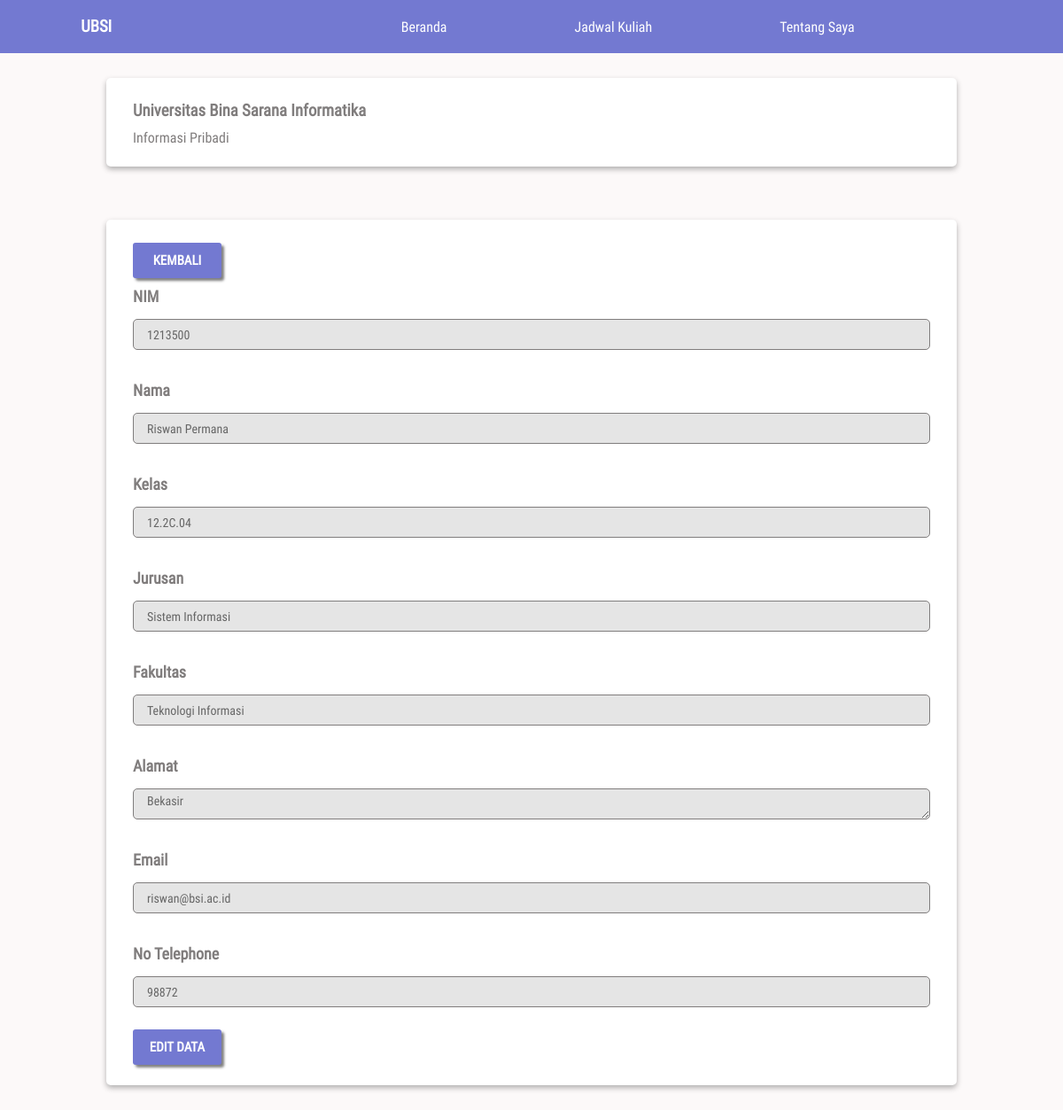
/views/mahasiswa/informasi-pribadi.php?id=Mhs0001 (signed in), run on the app's committed database.
### tables this page shows
CREATE TABLE `mahasiswa` (
  `idMahasiswa` char(15) NOT NULL,
  `NIM` char(15) NOT NULL,
  `password` varchar(25) NOT NULL,
  `nama` varchar(50) NOT NULL,
  `idKelas` char(15) DEFAULT NULL,
  `idJurusan` char(15) DEFAULT NULL,
  `idFakultas` char(15) DEFAULT NULL,
  `alamat` varchar(100) NOT NULL,
  `email` varchar(50) NOT NULL,
  `noTelepon` char(15) NOT NULL,
  `keterangan` varchar(10) NOT NULL DEFAULT 'mahasiswa',
  PRIMARY KEY (`idMahasiswa`),
  KEY `mahasiswa_ibfk_1` (`idKelas`),
  KEY `mahasiswa_ibfk_2` (`idJurusan`),
  KEY `mahasiswa_ibfk_3` (`idFakultas`),
  CONSTRAINT `mahasiswa_ibfk_1` FOREIGN KEY (`idKelas`) REFERENCES `kelas` (`idKelas`) ON DELETE CASCADE ON UPDATE CASCADE,
  CONSTRAINT `mahasiswa_ibfk_2` FOREIGN KEY (`idJurusan`) REFERENCES `jurusan` (`idJurusan`) ON DELETE CASCADE ON UPDATE CASCADE,
  CONSTRAINT `mahasiswa_ibfk_3` FOREIGN KEY (`idFakultas`) REFERENCES `fakultas` (`idFakultas`) ON DELETE CASCADE ON UPDATE CASCADE
);

CREATE TABLE `kelas` (
  `idKelas` char(15) NOT NULL,
  `namaKelas` varchar(50) NOT NULL,
  PRIMARY KEY (`idKelas`)
);

CREATE TABLE `jurusan` (
  `idJurusan` char(15) NOT NULL,
  `namaJurusan` varchar(30) NOT NULL,
  `idFakultas` char(15) NOT NULL,
  PRIMARY KEY (`idJurusan`),
  KEY `jurusan_ibfk_1` (`idFakultas`),
  CONSTRAINT `jurusan_ibfk_1` FOREIGN KEY (`idFakultas`) REFERENCES `fakultas` (`idFakultas`) ON DELETE CASCADE ON UPDATE CASCADE
);

CREATE TABLE `fakultas` (
  `idFakultas` char(15) NOT NULL,
  `namaFakultas` varchar(50) NOT NULL,
  PRIMARY KEY (`idFakultas`)
);

### views/mahasiswa/informasi-pribadi.php (the view, shortened to what this page needs)
<?php
include('../../component/koneksi.php');
include('../umum/menu.php');
$id = $_GET['id'];
$ambil = mysqli_fetch_array(mysqli_query($kon, "SELECT * FROM mahasiswa, kelas, jurusan, fakultas WHERE mahasiswa.idKelas = kelas.idKelas AND mahasiswa.idJurusan = jurusan.idJurusan AND mahasiswa.idFakultas = fakultas.idFakultas AND mahasiswa.idMahasiswa = '$id'"));
$idM = $ambil['idMahasiswa'];
$nim = $ambil['NIM'];
$nama = $ambil['nama'];
$kelas = $ambil['namaKelas'];
$jurusan = $ambil['namaJurusan'];
$fakultas = $ambil['namaFakultas'];
$alamat = $ambil['alamat'];
$email = $ambil['email'];
$notel = $ambil['noTelepon'];
?>
<!DOCTYPE html>
<html lang="en">
<head>
  <link rel="stylesheet" href="../../public/css/style.css">
</head>
<body>
  <nav>
    <h3 class="logo">ubsi</h3>
    <?= $menu; ?>
  </nav>
  <div class="container top-28">
    <div class="card">
      <div class="card-body">
        <h3>Universitas Bina Sarana Informatika</h3>
        <p>Informasi Pribadi</p>
      </div>
    </div>
    <div class="card">
      <div class="card-body">
        <div class="row">
          <a href="tentang-saya.php" class="btn">Kembali</a>
        </div>
        <form method="POST" action="">
          <label for="NIM">NIM</label>
          <input type="text" name="nim" id="NIM" class="form-control" value='<?= $nim; ?>' readonly>
          <label for="name">Nama</label>
          <input type="text" name="nama" id="name" class="form-control" value='<?= $nama; ?>' readonly>
          <label for="kelas">Kelas</label>
          <input type="text" name="kelas" id="kelas" class="form-control" value='<?= $kelas; ?>' readonly>
          <label for="jurusan">Jurusan</label>
          <input type="text" name="jurusan" id="jurusan" class="form-control" value='<?= $jurusan; ?>' readonly>
          <label for="fakultas">Fakultas</label>
          <input type="text" name="fakultas" id="fakultas" class="form-control" value='<?= $fakultas; ?>' readonly>
          <label for="alamat">Alamat</label>
          <textarea name="alamat" id="alamat" class="form-control"
            readonly><?= $alamat; ?></textarea>
          <label for="email">Email</label>
          <input type="email" name="email" id="email" class="form-control" value='<?= $email; ?>' readonly>
          <label for="nomor">No Telephone</label>
          <input type="text" name="notel" id="nomor" class=" form-control" value='<?= $notel; ?>' readonly>
        </form>
        <a href="edit-data_diri.php?id=<?= $idM; ?>" class="btn">Edit Data</a>
      </div>
    </div>
  </div>
</body>
</html>

### public/css/style.css (style rules this page uses)
* { padding: 0; margin: 0; font-family: 'roboto', serif; }
body { background-color: #FCF9F9; color: #807D7D; }
.container { width: 80%; margin: 10px auto; }
.top-28 { margin-top: 28px; }
.btn { width: 100px; height: 40px; display: flex; font-size: 15px; justify-content: center; align-items: center; background-color: #7379D1; text-transform: uppercase; text-decoration: none; border-radius: 3px; font-weight: 900; outline: none; border: 0; color: #FFFFFF; -webkit-border-radius: 3px; -moz-border-radius: 3px; -ms-border-radius: 3px; -o-border-radius: 3px; box-shadow: 3px 3px 3px rgba(0, 0, 0, .5); cursor: pointer; }
nav { height: 60px; background-color: #7379D1; display: flex; justify-content: space-around; align-items: center; color: #fff; }
nav .logo { text-transform: uppercase; font-weight: bolder; }
input:read-only, textarea:read-only { background: rgba(0, 0, 0, 0.1); color: #666; }
form { display: flex; flex-direction: column; }
form label { font-size: 18px; font-weight: 900; color: #807D7D; margin-top: 10px; margin-bottom: 15px; }
.form-control { width: 400px; height: 35px; box-sizing: border-box; padding: 5px 15px; background: none; border: 1px solid #807D7D; border-radius: 5px; outline: none; color: #807D7D; margin-bottom: 25px; font-size: 14px; -webkit-border-radius: 5px; -moz-border-radius: 5px; -ms-border-radius: 5px; -o-border-radius: 5px; }
.card { background-color: #fff; box-shadow: 0 3px 6px rgba(0, 0, 0, .3); border-radius: 5px; -webkit-border-radius: 5px; -moz-border-radius: 5px; -ms-border-radius: 5px; -o-border-radius: 5px; margin-bottom: 60px; }
.card-body { padding: 26px 30px 23px 30px; }
.card-body h3 { margin-bottom: 10px; }
.row { width: 100%; display: flex; justify-content: space-between; flex-wrap: wrap; }
.card-body .form-control { width: 100%; }

### data on the page
mahasiswa: nim "1213500", nama "Riswan Permana", kelas "12.2C.04", jurusan "Sistem Informasi", fakultas "Teknologi Informasi", alamat "Bekasir", email "riswan@bsi.ac.id", notel "98872"
